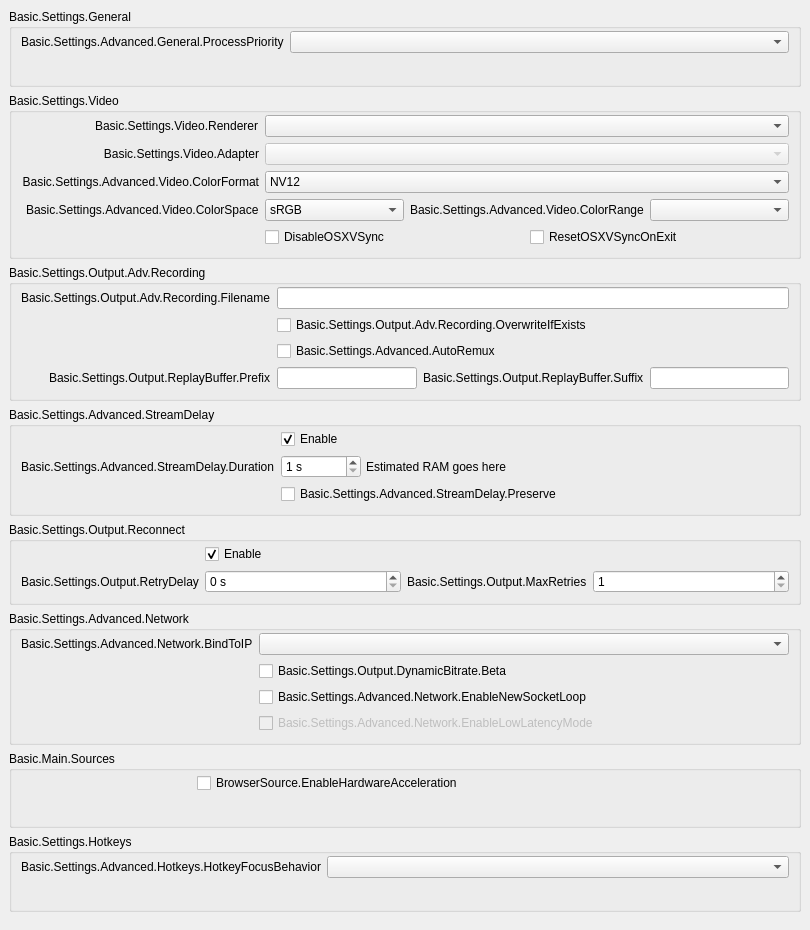
           <widget class="QWidget" name="scrollAreaWidgetContents">
            <property name="geometry">
             <rect>
              <x>0</x>
              <y>0</y>
              <width>810</width>
              <height>930</height>
             </rect>
            </property>
            <layout class="QVBoxLayout" name="verticalLayout_23">
             <property name="leftMargin">
              <number>0</number>
             </property>
             <property name="topMargin">
              <number>0</number>
             </property>
             <property name="rightMargin">
              <number>0</number>
             </property>
             <property name="bottomMargin">
              <number>9</number>
             </property>
             <item>
              <widget class="QWidget" name="widget_11" native="true">
               <layout class="QVBoxLayout" name="verticalLayout_24">
                <item>
                 <widget class="QGroupBox" name="advancedGeneralGroupBox">
                  <property name="title">
                   <string>Basic.Settings.General</string>
                  </property>
                  <layout class="QFormLayout" name="formLayout_22">
                   <property name="fieldGrowthPolicy">
                    <enum>QFormLayout::AllNonFixedFieldsGrow</enum>
                   </property>
                   <property name="labelAlignment">
                    <set>Qt::AlignRight|Qt::AlignTrailing|Qt::AlignVCenter</set>
                   </property>
                   <property name="topMargin">
                    <number>2</number>
                   </property>
                   <item row="0" column="0">
                    <widget class="QLabel" name="processPriorityLabel">
                     <property name="text">
                      <string>Basic.Settings.Advanced.General.ProcessPriority</string>
                     </property>
                     <property name="buddy">
                      <cstring>processPriority</cstring>
                     </property>
                    </widget>
                   </item>
                   <item row="0" column="1">
                    <widget class="QComboBox" name="processPriority"/>
                   </item>
                   <item row="1" column="0">
                    <spacer name="horizontalSpacer_13">
                     <property name="orientation">
                      <enum>Qt::Horizontal</enum>
                     </property>
                     <property name="sizeHint" stdset="0">
                      <size>
                       <width>170</width>
                       <height>0</height>
                      </size>
                     </property>
                    </spacer>
                   </item>
                  </layout>
                 </widget>
                </item>
                <item>
                 <widget class="QGroupBox" name="advancedVideoContainer">
                  <property name="title">
                   <string>Basic.Settings.Video</string>
                  </property>
                  <layout class="QFormLayout" name="formLayout_14">
                   <property name="fieldGrowthPolicy">
                    <enum>QFormLayout::AllNonFixedFieldsGrow</enum>
                   </property>
                   <property name="labelAlignment">
                    <set>Qt::AlignRight|Qt::AlignTrailing|Qt::AlignVCenter</set>
                   </property>
                   <property name="topMargin">
                    <number>2</number>
                   </property>
                   <item row="0" column="0">
                    <widget class="QLabel" name="rendererLabel">
                     <property name="text">
                      <string>Basic.Settings.Video.Renderer</string>
                     </property>
                     <property name="buddy">
                      <cstring>renderer</cstring>
                     </property>
                    </widget>
                   </item>
                   <item row="0" column="1">
                    <widget class="QComboBox" name="renderer">
                     <property name="currentText">
                      <string notr="true"/>
                     </property>
                    </widget>
                   </item>
                   <item row="1" column="0">
                    <widget class="QLabel" name="adapterLabel">
                     <property name="text">
                      <string>Basic.Settings.Video.Adapter</string>
                     </property>
                     <property name="alignment">
                      <set>Qt::AlignRight|Qt::AlignTrailing|Qt::AlignVCenter</set>
                     </property>
                     <property name="buddy">
                      <cstring>adapter</cstring>
                     </property>
                    </widget>
                   </item>
                   <item row="1" column="1">
                    <widget class="QComboBox" name="adapter">
                     <property name="enabled">
                      <bool>false</bool>
                     </property>
                     <property name="currentText">
                      <string notr="true"/>
                     </property>
                    </widget>
                   </item>
                   <item row="2" column="0">
                    <widget class="QLabel" name="label_30">
                     <property name="minimumSize">
                      <size>
                       <width>0</width>
                       <height>0</height>
                      </size>
                     </property>
                     <property name="text">
                      <string>Basic.Settings.Advanced.Video.ColorFormat</string>
                     </property>
                     <property name="alignment">
                      <set>Qt::AlignRight|Qt::AlignTrailing|Qt::AlignVCenter</set>
                     </property>
                     <property name="buddy">
                      <cstring>colorFormat</cstring>
                     </property>
                    </widget>
                   </item>
                   <item row="2" column="1">
                    <widget class="QComboBox" name="colorFormat">
                     <item>
                      <property name="text">
                       <string notr="true">NV12</string>
                      </property>
                     </item>
                     <item>
                      <property name="text">
                       <string notr="true">I420</string>
                      </property>
                     </item>
                     <item>
                      <property name="text">
                       <string>I444</string>
                      </property>
                     </item>
                     <item>
                      <property name="text">
                       <string notr="true">RGB</string>
                      </property>
                     </item>
                    </widget>
                   </item>
                   <item row="4" column="1">
                    <layout class="QHBoxLayout" name="horizontalLayout_18">
                     <property name="leftMargin">
                      <number>0</number>
                     </property>
                     <property name="topMargin">
                      <number>0</number>
                     </property>
                     <property name="rightMargin">
                      <number>0</number>
                     </property>
                     <property name="bottomMargin">
                      <number>0</number>
                     </property>
                     <item>
                      <widget class="QCheckBox" name="disableOSXVSync">
                       <property name="text">
                        <string>DisableOSXVSync</string>
                       </property>
                      </widget>
                     </item>
                     <item>
                      <widget class="QCheckBox" name="resetOSXVSync">
                       <property name="text">
                        <string>ResetOSXVSyncOnExit</string>
                       </property>
                      </widget>
                     </item>
                    </layout>
                   </item>
                   <item row="3" column="1">
                    <layout class="QHBoxLayout" name="horizontalLayout_20">
                     <property name="leftMargin">
                      <number>0</number>
                     </property>
                     <property name="topMargin">
                      <number>0</number>
                     </property>
                     <property name="rightMargin">
                      <number>0</number>
                     </property>
                     <property name="bottomMargin">
                      <number>0</number>
                     </property>
                     <item>
                      <widget class="QComboBox" name="colorSpace">
                       <item>
                        <property name="text">
                         <string notr="true">sRGB</string>
                        </property>
                       </item>
                       <item>
                        <property name="text">
                         <string notr="true">709</string>
                        </property>
                       </item>
                       <item>
                        <property name="text">
                         <string notr="true">601</string>
                        </property>
                       </item>
                      </widget>
                     </item>
                     <item>
                      <widget class="QLabel" name="label_34">
                       <property name="sizePolicy">
                        <sizepolicy hsizetype="Maximum" vsizetype="Preferred">
                         <horstretch>0</horstretch>
                         <verstretch>0</verstretch>
                        </sizepolicy>
                       </property>
                       <property name="text">
                        <string>Basic.Settings.Advanced.Video.ColorRange</string>
                       </property>
                       <property name="buddy">
                        <cstring>colorRange</cstring>
                       </property>
                      </widget>
                     </item>
                     <item>
                      <widget class="QComboBox" name="colorRange"/>
                     </item>
                    </layout>
                   </item>
                   <item row="3" column="0">
                    <widget class="QLabel" name="label_33">
                     <property name="text">
                      <string>Basic.Settings.Advanced.Video.ColorSpace</string>
                     </property>
                     <property name="buddy">
                      <cstring>colorSpace</cstring>
                     </property>
                    </widget>
                   </item>
                   <item row="4" column="0">
                    <spacer name="horizontalSpacer_12">
                     <property name="orientation">
                      <enum>Qt::Horizontal</enum>
                     </property>
                     <property name="sizeHint" stdset="0">
                      <size>
                       <width>170</width>
                       <height>20</height>
                      </size>
                     </property>
                    </spacer>
                   </item>
                  </layout>
                 </widget>
                </item>
                <item>
                 <widget class="QGroupBox" name="groupBox_6">
                  <property name="title">
                   <string>Basic.Settings.Output.Adv.Recording</string>
                  </property>
                  <layout class="QFormLayout" name="formLayout_17">
                   <property name="fieldGrowthPolicy">
                    <enum>QFormLayout::AllNonFixedFieldsGrow</enum>
                   </property>
                   <property name="labelAlignment">
                    <set>Qt::AlignRight|Qt::AlignTrailing|Qt::AlignVCenter</set>
                   </property>
                   <property name="topMargin">
                    <number>2</number>
                   </property>
                   <item row="0" column="0">
                    <widget class="QLabel" name="label_7">
                     <property name="text">
                      <string>Basic.Settings.Output.Adv.Recording.Filename</string>
                     </property>
                     <property name="buddy">
                      <cstring>filenameFormatting</cstring>
                     </property>
                    </widget>
                   </item>
                   <item row="0" column="1">
                    <widget class="QLineEdit" name="filenameFormatting"/>
                   </item>
                   <item row="1" column="1">
                    <widget class="QCheckBox" name="overwriteIfExists">
                     <property name="text">
                      <string>Basic.Settings.Output.Adv.Recording.OverwriteIfExists</string>
                     </property>
                    </widget>
                   </item>
                   <item row="3" column="1">
                    <layout class="QHBoxLayout" name="horizontalLayout_14">
                     <property name="leftMargin">
                      <number>0</number>
                     </property>
                     <property name="topMargin">
                      <number>0</number>
                     </property>
                     <property name="rightMargin">
                      <number>0</number>
                     </property>
                     <property name="bottomMargin">
                      <number>0</number>
                     </property>
                     <item>
                      <widget class="QLineEdit" name="simpleRBPrefix"/>
                     </item>
                     <item>
                      <widget class="QLabel" name="label_58">
                       <property name="text">
                        <string>Basic.Settings.Output.ReplayBuffer.Suffix</string>
                       </property>
                       <property name="buddy">
                        <cstring>simpleRBSuffix</cstring>
                       </property>
                      </widget>
                     </item>
                     <item>
                      <widget class="QLineEdit" name="simpleRBSuffix"/>
                     </item>
                    </layout>
                   </item>
                   <item row="3" column="0">
                    <widget class="QLabel" name="label_57">
                     <property name="text">
                      <string>Basic.Settings.Output.ReplayBuffer.Prefix</string>
                     </property>
                     <property name="buddy">
                      <cstring>simpleRBPrefix</cstring>
                     </property>
                    </widget>
                   </item>
                   <item row="1" column="0">
                    <spacer name="horizontalSpacer_10">
                     <property name="orientation">
                      <enum>Qt::Horizontal</enum>
                     </property>
                     <property name="sizeHint" stdset="0">
                      <size>
                       <width>170</width>
                       <height>20</height>
                      </size>
                     </property>
                    </spacer>
                   </item>
                   <item row="2" column="1">
                    <widget class="QCheckBox" name="autoRemux">
                     <property name="text">
                      <string>Basic.Settings.Advanced.AutoRemux</string>
                     </property>
                    </widget>
                   </item>
                   <item row="2" column="0">
                    <spacer name="horizontalSpacer_16">
                     <property name="orientation">
                      <enum>Qt::Horizontal</enum>
                     </property>
                     <property name="sizeHint" stdset="0">
                      <size>
                       <width>40</width>
                       <height>20</height>
                      </size>
                     </property>
                    </spacer>
                   </item>
                  </layout>
                 </widget>
                </item>
                <item>
                 <widget class="QGroupBox" name="groupBox_5">
                  <property name="title">
                   <string>Basic.Settings.Advanced.StreamDelay</string>
                  </property>
                  <layout class="QFormLayout" name="formLayout_18">
                   <property name="fieldGrowthPolicy">
                    <enum>QFormLayout::AllNonFixedFieldsGrow</enum>
                   </property>
                   <property name="labelAlignment">
                    <set>Qt::AlignRight|Qt::AlignTrailing|Qt::AlignVCenter</set>
                   </property>
                   <property name="topMargin">
                    <number>2</number>
                   </property>
                   <item row="1" column="0">
                    <widget class="QLabel" name="label_56">
                     <property name="text">
                      <string>Basic.Settings.Advanced.StreamDelay.Duration</string>
                     </property>
                     <property name="buddy">
                      <cstring>streamDelaySec</cstring>
                     </property>
                    </widget>
                   </item>
                   <item row="1" column="1">
                    <widget class="QWidget" name="widget_12" native="true">
                     <property name="enabled">
                      <bool>true</bool>
                     </property>
                     <layout class="QHBoxLayout" name="horizontalLayout_13">
                      <property name="spacing">
                       <number>5</number>
                      </property>
                      <property name="leftMargin">
                       <number>0</number>
                      </property>
                      <property name="topMargin">
                       <number>0</number>
                      </property>
                      <property name="rightMargin">
                       <number>0</number>
                      </property>
                      <property name="bottomMargin">
                       <number>0</number>
                      </property>
                      <item>
                       <widget class="QSpinBox" name="streamDelaySec">
                        <property name="enabled">
                         <bool>true</bool>
                        </property>
                        <property name="sizePolicy">
                         <sizepolicy hsizetype="Maximum" vsizetype="Fixed">
                          <horstretch>0</horstretch>
                          <verstretch>0</verstretch>
                         </sizepolicy>
                        </property>
                        <property name="minimumSize">
                         <size>
                          <width>80</width>
                          <height>0</height>
                         </size>
                        </property>
                        <property name="suffix">
                         <string notr="true"> s</string>
                        </property>
                        <property name="minimum">
                         <number>1</number>
                        </property>
                        <property name="maximum">
                         <number>1800</number>
                        </property>
                       </widget>
                      </item>
                      <item>
                       <widget class="QLabel" name="streamDelayInfo">
                        <property name="text">
                         <string notr="true">Estimated RAM goes here</string>
                        </property>
                       </widget>
                      </item>
                     </layout>
                    </widget>
                   </item>
                   <item row="2" column="1">
                    <widget class="QCheckBox" name="streamDelayPreserve">
                     <property name="text">
                      <string>Basic.Settings.Advanced.StreamDelay.Preserve</string>
                     </property>
                    </widget>
                   </item>
                   <item row="0" column="1">
                    <widget class="QCheckBox" name="streamDelayEnable">
                     <property name="text">
                      <string>Enable</string>
                     </property>
                     <property name="checked">
                      <bool>true</bool>
                     </property>
                    </widget>
                   </item>
                   <item row="2" column="0">
                    <spacer name="horizontalSpacer_9">
                     <property name="orientation">
                      <enum>Qt::Horizontal</enum>
                     </property>
                     <property name="sizeHint" stdset="0">
                      <size>
                       <width>170</width>
                       <height>20</height>
                      </size>
                     </property>
                    </spacer>
                   </item>
                  </layout>
                 </widget>
                </item>
                <item>
                 <widget class="QGroupBox" name="groupBox_7">
                  <property name="title">
                   <string>Basic.Settings.Output.Reconnect</string>
                  </property>
                  <layout class="QFormLayout" name="formLayout_19">
                   <property name="fieldGrowthPolicy">
                    <enum>QFormLayout::AllNonFixedFieldsGrow</enum>
                   </property>
                   <property name="labelAlignment">
                    <set>Qt::AlignRight|Qt::AlignTrailing|Qt::AlignVCenter</set>
                   </property>
                   <property name="topMargin">
                    <number>2</number>
                   </property>
                   <item row="0" column="1">
                    <widget class="QCheckBox" name="reconnectEnable">
                     <property name="text">
                      <string>Enable</string>
                     </property>
                     <property name="checked">
                      <bool>true</bool>
                     </property>
                    </widget>
                   </item>
                   <item row="1" column="1">
                    <layout class="QHBoxLayout" name="horizontalLayout_19">
                     <property name="leftMargin">
                      <number>0</number>
                     </property>
                     <property name="topMargin">
                      <number>0</number>
                     </property>
                     <property name="rightMargin">
                      <number>0</number>
                     </property>
                     <property name="bottomMargin">
                      <number>0</number>
                     </property>
                     <item>
                      <widget class="QSpinBox" name="reconnectRetryDelay">
                       <property name="suffix">
                        <string> s</string>
                       </property>
                       <property name="maximum">
                        <number>30</number>
                       </property>
                      </widget>
                     </item>
                     <item>
                      <widget class="QLabel" name="label_22">
                       <property name="sizePolicy">
                        <sizepolicy hsizetype="Maximum" vsizetype="Preferred">
                         <horstretch>0</horstretch>
                         <verstretch>0</verstretch>
                        </sizepolicy>
                       </property>
                       <property name="text">
                        <string>Basic.Settings.Output.MaxRetries</string>
                       </property>
                       <property name="buddy">
                        <cstring>reconnectMaxRetries</cstring>
                       </property>
                      </widget>
                     </item>
                     <item>
                      <widget class="QSpinBox" name="reconnectMaxRetries">
                       <property name="minimum">
                        <number>1</number>
                       </property>
                       <property name="maximum">
                        <number>10000</number>
                       </property>
                      </widget>
                     </item>
                    </layout>
                   </item>
                   <item row="1" column="0">
                    <widget class="QLabel" name="label_17">
                     <property name="text">
                      <string>Basic.Settings.Output.RetryDelay</string>
                     </property>
                     <property name="buddy">
                      <cstring>reconnectRetryDelay</cstring>
                     </property>
                    </widget>
                   </item>
                   <item row="0" column="0">
                    <spacer name="horizontalSpacer_8">
                     <property name="orientation">
                      <enum>Qt::Horizontal</enum>
                     </property>
                     <property name="sizeHint" stdset="0">
                      <size>
                       <width>170</width>
                       <height>20</height>
                      </size>
                     </property>
                    </spacer>
                   </item>
                  </layout>
                 </widget>
                </item>
                <item>
                 <widget class="QGroupBox" name="advNetworkGroupBox">
                  <property name="title">
                   <string>Basic.Settings.Advanced.Network</string>
                  </property>
                  <layout class="QFormLayout" name="formLayout_23">
                   <property name="fieldGrowthPolicy">
                    <enum>QFormLayout::AllNonFixedFieldsGrow</enum>
                   </property>
                   <property name="labelAlignment">
                    <set>Qt::AlignRight|Qt::AlignTrailing|Qt::AlignVCenter</set>
                   </property>
                   <property name="topMargin">
                    <number>2</number>
                   </property>
                   <item row="0" column="0">
                    <widget class="QLabel" name="label_27">
                     <property name="text">
                      <string>Basic.Settings.Advanced.Network.BindToIP</string>
                     </property>
                     <property name="buddy">
                      <cstring>bindToIP</cstring>
                     </property>
                    </widget>
                   </item>
                   <item row="0" column="1">
                    <widget class="QComboBox" name="bindToIP"/>
                   </item>
                   <item row="2" column="1">
                    <widget class="QCheckBox" name="enableNewSocketLoop">
                     <property name="text">
                      <string>Basic.Settings.Advanced.Network.EnableNewSocketLoop</string>
                     </property>
                    </widget>
                   </item>
                   <item row="3" column="1">
                    <widget class="QCheckBox" name="enableLowLatencyMode">
                     <property name="enabled">
                      <bool>false</bool>
                     </property>
                     <property name="text">
                      <string>Basic.Settings.Advanced.Network.EnableLowLatencyMode</string>
                     </property>
                    </widget>
                   </item>
                   <item row="2" column="0">
                    <spacer name="horizontalSpacer_7">
                     <property name="orientation">
                      <enum>Qt::Horizontal</enum>
                     </property>
                     <property name="sizeHint" stdset="0">
                      <size>
                       <width>170</width>
                       <height>1</height>
                      </size>
                     </property>
                    </spacer>
                   </item>
                   <item row="1" column="1">
                    <widget class="QCheckBox" name="dynBitrate">
                     <property name="toolTip">
                      <string>Basic.Settings.Output.DynamicBitrate.TT</string>
                     </property>
                     <property name="text">
                      <string>Basic.Settings.Output.DynamicBitrate.Beta</string>
                     </property>
                    </widget>
                   </item>
                  </layout>
                 </widget>
                </item>
                <item>
                 <widget class="QGroupBox" name="sourcesGroup">
                  <property name="title">
                   <string>Basic.Main.Sources</string>
                  </property>
                  <layout class="QFormLayout" name="formLayout_34">
                   <property name="topMargin">
                    <number>2</number>
                   </property>
                   <item row="0" column="0">
                    <spacer name="horizontalSpacer_15">
                     <property name="orientation">
                      <enum>Qt::Horizontal</enum>
                     </property>
                     <property name="sizeHint" stdset="0">
                      <size>
                       <width>170</width>
                       <height>20</height>
                      </size>
                     </property>
                    </spacer>
                   </item>
                   <item row="0" column="1">
                    <widget class="QCheckBox" name="browserHWAccel">
                     <property name="text">
                      <string>BrowserSource.EnableHardwareAcceleration</string>
                     </property>
                    </widget>
                   </item>
                  </layout>
                 </widget>
                </item>
                <item>
                 <widget class="QGroupBox" name="groupBox_17">
                  <property name="title">
                   <string>Basic.Settings.Hotkeys</string>
                  </property>
                  <layout class="QFormLayout" name="formLayout_33">
                   <property name="labelAlignment">
                    <set>Qt::AlignRight|Qt::AlignTrailing|Qt::AlignVCenter</set>
                   </property>
                   <property name="topMargin">
                    <number>2</number>
                   </property>
                   <item row="0" column="0">
                    <widget class="QLabel" name="label_21">
                     <property name="text">
                      <string>Basic.Settings.Advanced.Hotkeys.HotkeyFocusBehavior</string>
                     </property>
                    </widget>
                   </item>
                   <item row="0" column="1">
                    <widget class="QComboBox" name="hotkeyFocusType"/>
                   </item>
                   <item row="1" column="0">
                    <spacer name="horizontalSpacer_14">
                     <property name="orientation">
                      <enum>Qt::Horizontal</enum>
                     </property>
                     <property name="sizeHint" stdset="0">
                      <size>
                       <width>170</width>
                       <height>0</height>
                      </size>
                     </property>
                    </spacer>
                   </item>
                  </layout>
                 </widget>
                </item>
               </layout>
              </widget>
             </item>
            </layout>
           </widget>
